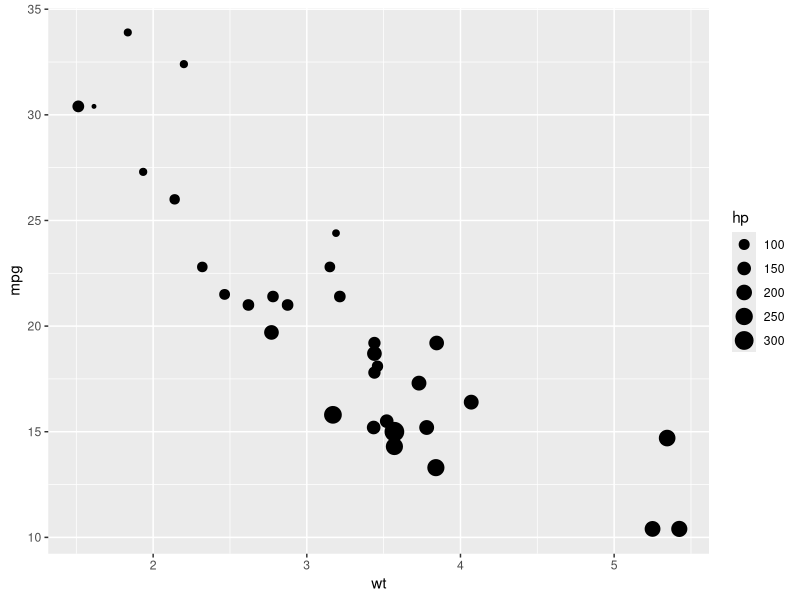
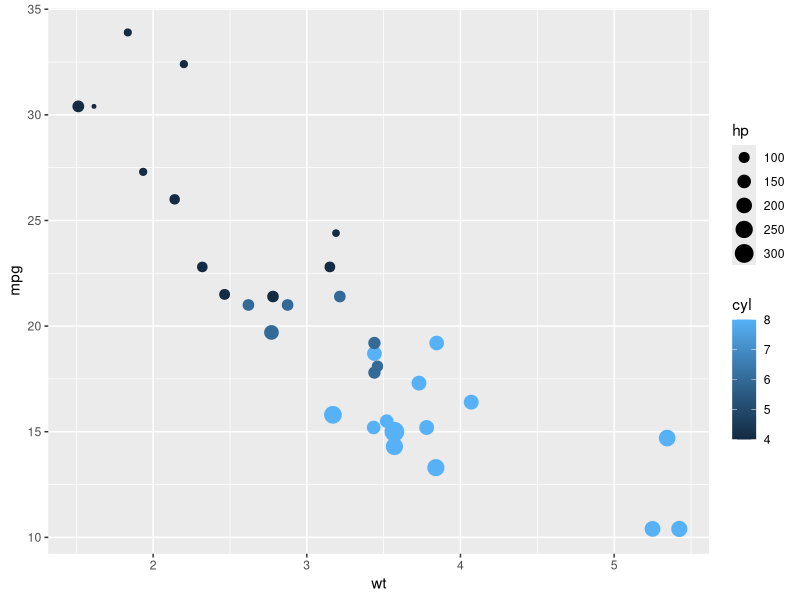
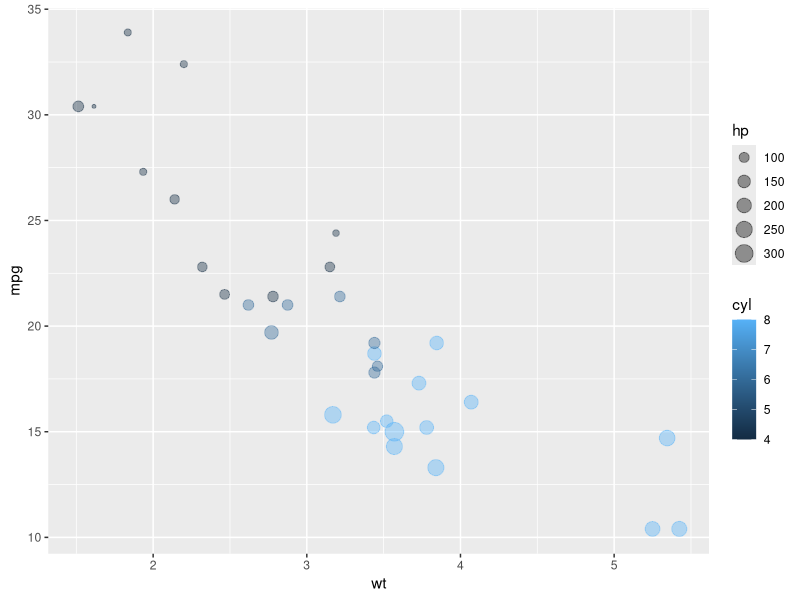
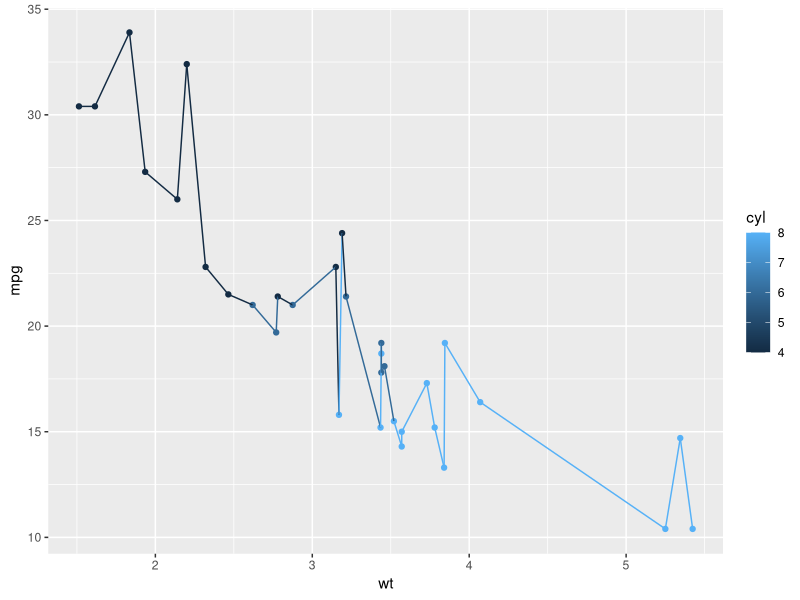
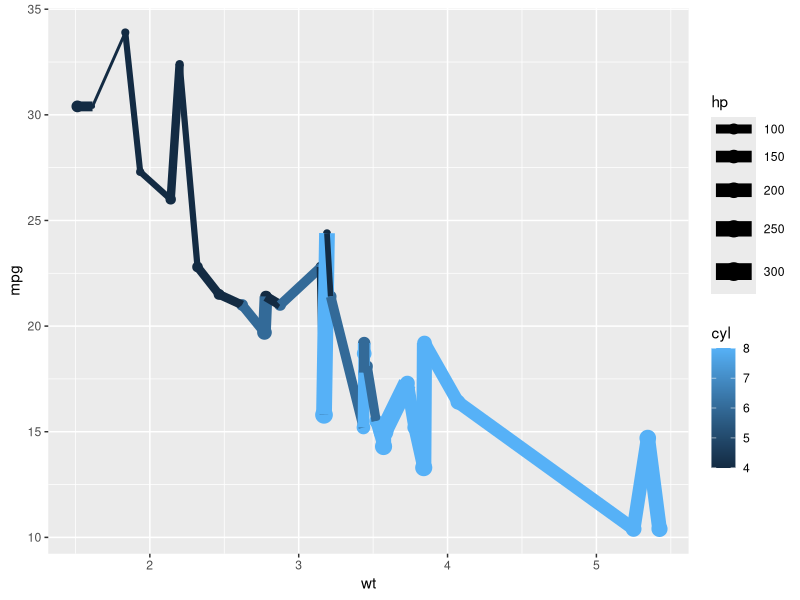
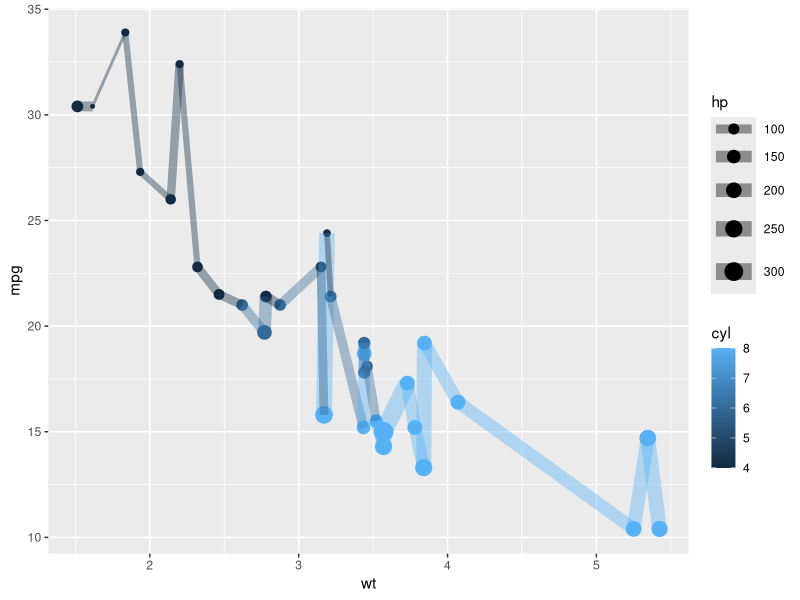
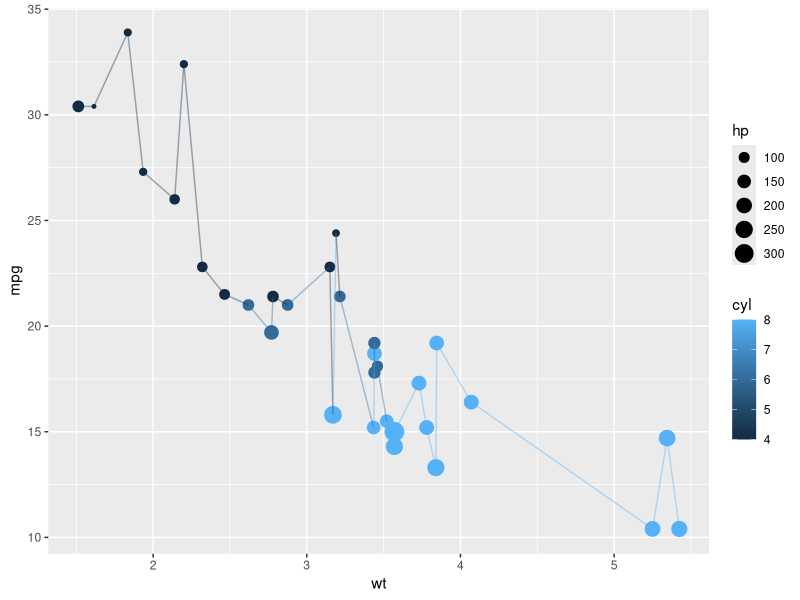
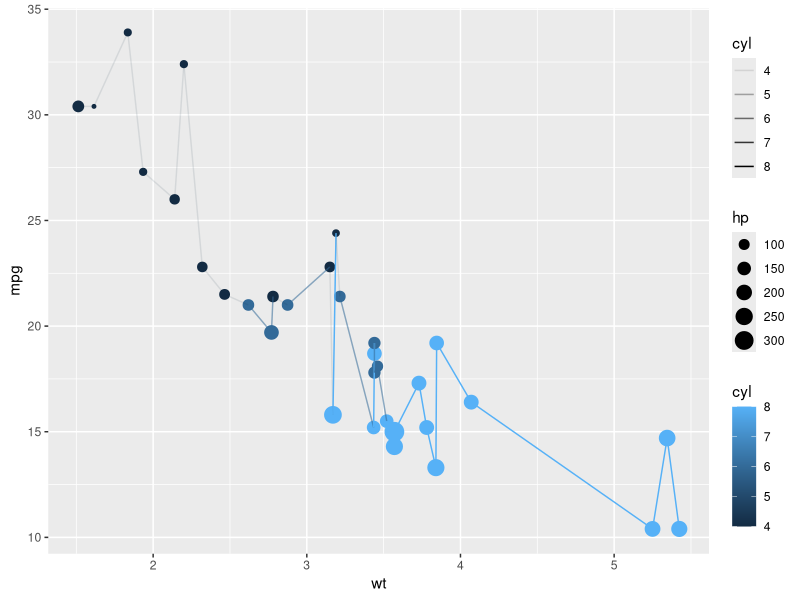

These charts were generated, in order, by the following R code:
library(ggplot2)

#most basic plot - mtcars, mpg vs wt with size varying with hp
ggplot( data = mtcars, aes(wt, mpg, size=hp)) +
  geom_point()

#slightly fancier plot - mtcars, mpg vs wt with size varying with hp, color = cylinder
ggplot( data = mtcars, aes(wt, mpg, col = cyl, size=hp)) +
  geom_point()

#even slightly fancier plot - mtcars, mpg vs wt with size varying with hp, color = cylinder
# with an overridden aesthetic to set the 
ggplot( data = mtcars, aes(wt, mpg, col = cyl, size=hp)) +
  geom_point(alpha = 0.4)

ggplot( data = mtcars, aes(wt, mpg, col = cyl)) +
  geom_point() +
  geom_line()

ggplot( data = mtcars, aes(wt, mpg, col = cyl, size=hp)) +
  geom_point() +
  geom_line()

ggplot( data = mtcars, aes(wt, mpg, col = cyl, size=hp)) +
  geom_point() +
  geom_line(alpha = 0.4)

#even slightly fancier plot - mtcars, mpg vs wt with size varying with hp, color = cylinder
# with an overridden aesthetic to set the 
ggplot( data = mtcars, aes(wt, mpg, col = cyl, size=hp)) +
  geom_point() +
  geom_line(alpha = 0.4, size = 0.5)

ggplot( data = mtcars, aes(wt, mpg, col = cyl, size=hp)) +
  geom_point() +
  geom_line(aes(alpha=cyl), size = 0.5)
